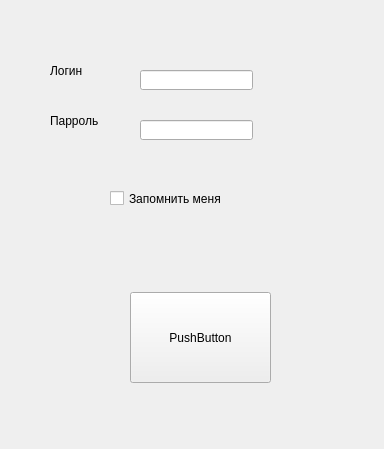
<?xml version="1.0" encoding="UTF-8"?>
<ui version="4.0">
 <class>MainWindow</class>
 <widget class="QMainWindow" name="MainWindow">
  <property name="geometry">
   <rect>
    <x>0</x>
    <y>0</y>
    <width>384</width>
    <height>449</height>
   </rect>
  </property>
  <property name="windowTitle">
   <string>MainWindow</string>
  </property>
  <property name="styleSheet">
   <string notr="true">font: 75 10pt &quot;MS Shell Dlg 2&quot;;
font: 12pt &quot;Segoe UI Semilight&quot;;</string>
  </property>
  <widget class="QWidget" name="centralwidget">
   <widget class="QLabel" name="label">
    <property name="geometry">
     <rect>
      <x>50</x>
      <y>55</y>
      <width>71</width>
      <height>31</height>
     </rect>
    </property>
    <property name="text">
     <string>Логин</string>
    </property>
   </widget>
   <widget class="QLabel" name="label_2">
    <property name="geometry">
     <rect>
      <x>50</x>
      <y>105</y>
      <width>71</width>
      <height>31</height>
     </rect>
    </property>
    <property name="text">
     <string>Парроль</string>
    </property>
   </widget>
   <widget class="QLineEdit" name="login">
    <property name="geometry">
     <rect>
      <x>140</x>
      <y>70</y>
      <width>113</width>
      <height>20</height>
     </rect>
    </property>
   </widget>
   <widget class="QLineEdit" name="password">
    <property name="geometry">
     <rect>
      <x>140</x>
      <y>120</y>
      <width>113</width>
      <height>20</height>
     </rect>
    </property>
   </widget>
   <widget class="QCheckBox" name="rememberMe">
    <property name="geometry">
     <rect>
      <x>110</x>
      <y>190</y>
      <width>161</width>
      <height>17</height>
     </rect>
    </property>
    <property name="text">
     <string>Запомнить меня</string>
    </property>
   </widget>
   <widget class="QPushButton" name="login_btm">
    <property name="geometry">
     <rect>
      <x>130</x>
      <y>292</y>
      <width>141</width>
      <height>91</height>
     </rect>
    </property>
    <property name="styleSheet">
     <string notr="true">font: 75 12pt &quot;MS Shell Dlg 2&quot;;</string>
    </property>
    <property name="text">
     <string>PushButton</string>
    </property>
   </widget>
  </widget>
 </widget>
 <resources/>
 <connections/>
</ui>
